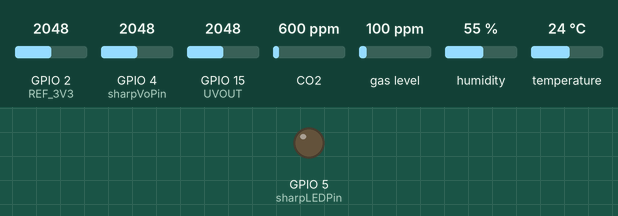
The sketch below on a simulated ESP32. Shown: output pins drawn as LEDs (lit = HIGH). The test bench sets the inputs (shaded band); at power-on: GPIO 2 (REF_3V3) = 2048, GPIO 4 (sharpVoPin) = 2048, GPIO 15 (UVOUT) = 2048, CO2 600 ppm, gas level 100 ppm, humidity 55 %, temperature 24 °C. WiFi joins after 1.5 s; servers stay silent unless stated; what the sketch prints to the serial monitor is not drawn. At 24.9 s the program puts the board to deep sleep or switches it off; the recording ends there.

Above: at 2.05 s.
At 8.0 s:
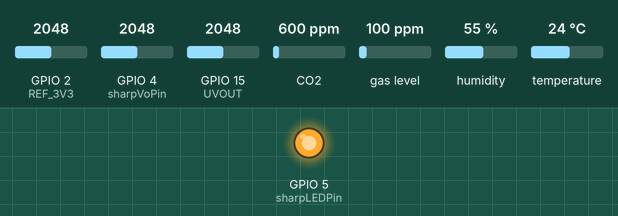
Timing chart, 0 to 9.8 s (numbered marks = the images above):
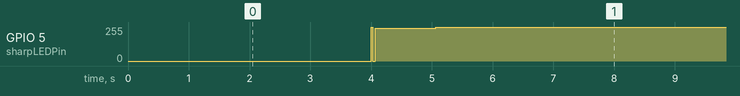

Measured:
- by itself, GPIO 5 (sharpLEDPin): alternates 255/255 for 5.0 s and 245/255 for 1.0 s

The sketch:

main.ino
```cpp
/* Codigo para ESP32 para hacer la medicion de todos los sensores
 * en conjunto. Los resultados de las mediciones son mostrados
 * por comunicacion serial
 *
 * NOTAS:
 * Para subir codigo a esp32, desconectar de fuente de alimentacion externa
 *
 * TODOs:
 * - Calibracion:
 *   - Medir tension en terminales (pcb) del sensonr de uv
 *   - Medir tension de salida del particulado
 * - Definir tiempo de sueño profundo de esp32
 * - Cambiar link de envio de datos

 */

// Funciones sensores
#include "sensor_material_particulado.h"
#include "sensor_temp_hum.h"
#include "sensor_UV.h"
#include "secrets.h"

#include <Arduino.h>
#include <Adafruit_SGP30.h>
#include <WiFi.h>
#include <ThingSpeak.h>  // Se recomienda que sea la ultima libreria en importar

#define uS_TO_S_FACTOR 1000000  // Conversion factor for micro seconds to seconds
#define TIME_TO_SLEEP 10  // Tiempo en segundos

WiFiClient client;
// Credenciales
char ssid[] = SECRET_SSID;
char pass[] = SECRET_PASS;

unsigned long channelID = SECRET_CH_ID;
const char * WriteAPIKey = SECRET_WRITE_APIKEY;


Adafruit_SGP30 sgp;
int counter = 0;
int counter1 = 0;
//
String get_wifi_status(int status){
    switch(status){
        case WL_IDLE_STATUS:
        return "WL_IDLE_STATUS";
        case WL_SCAN_COMPLETED:
        return "WL_SCAN_COMPLETED";
        case WL_NO_SSID_AVAIL:
        return "WL_NO_SSID_AVAIL";
        case WL_CONNECT_FAILED:
        return "WL_CONNECT_FAILED";
        case WL_CONNECTION_LOST:
        return "WL_CONNECTION_LOST";
        case WL_CONNECTED:
        return "WL_CONNECTED";
        case WL_DISCONNECTED:
        return "WL_DISCONNECTED";
    }
}
//
void setup(){
  Serial.begin(115200);
  Serial.println("------------------- INICIO -------------------");


  // -------------- Setup Sensores --------------
  setupSensorMaterialParticulado();
  setupSensorTempHum();
  setupSensorUV();
  // CO2
  if (!sgp.begin()) { // Alerta por si la ESP no detecta el sensor
    Serial.println("Sensor de CO2 no encontrado.");
  }


}

float material_particulado, ultra_violeta, humedad, temperatura, co2;
float total_MP, total_UV, total_H, total_T, total_CO2;
int nMuestras = 3;

void medir(){
  //No cambiar de orden en el que se llaman
  delay(2000);
  material_particulado = leerSensorMaterialParticulado(); // tiempo de ejecucion de 1 seg (N*10 ms)
  ultra_violeta = leerSensorUV();
  delay(2000);
  humedad = leerSensorHumedad();
  temperatura = leerSensorTemperatura();


  co2 = leerCO2();

}

void loop(){
  total_MP = 0; total_UV = 0; total_H = 0; total_T = 0; total_CO2 = 0; // reset counters

  for(int i = 0; i < nMuestras; i++){  // Tomar nMuestras y luego las envia
    medir();
    // Volver a Medir cuando hay error
    //while(isnan(temperatura)or isnan(humedad) or isnan(ultra_violeta)or co2 == -1 or material_particulado == 0){
    //  medir();
    //}
    // Sumar para promediar
    total_MP += material_particulado;
    total_UV += ultra_violeta;
    total_H += humedad;
    total_T += temperatura;
    total_CO2 += co2;
  }
  // Promediar y luego enviar a thingspeak
  material_particulado = total_MP / nMuestras;
  ultra_violeta = total_UV / nMuestras;
  humedad = total_H / nMuestras;
  temperatura = total_T / nMuestras;
  co2 = total_CO2 / nMuestras;

  // Conexion WiFi
  int status = WL_IDLE_STATUS;
  WiFi.disconnect(true);
  WiFi.begin(ssid, pass);
  Serial.print("Conectando a la red: ");
  Serial.println(ssid);

  while(WiFi.status() != WL_CONNECTED){
    delay(500);
    status = WiFi.status();
    Serial.println(get_wifi_status(status));
    //Serial.print(".");
  }
  Serial.println("");
  Serial.println("Conexion WiFi establecida!");
  Serial.print("Direccion IP: ");
  Serial.println(WiFi.localIP());

  delay(2000);


  Serial.println("");
  Serial.println("-----------------------------------------------");
  Serial.println("------------------- RESUMEN -------------------");
  Serial.println("Material Particulado: " + String(material_particulado) + " ug/m3" +
                 " Ultra Violeta: " + String(ultra_violeta) + " mW/m2" +
                 " Humedad: " + String(humedad) + " %" +
                 " Temperatura: " + String(temperatura) + " ºC" +
                 " C02: " + String(co2) + " ppm");
  Serial.println("");
  delay(1000);

  // Thinspeak
  ThingSpeak.begin(client);  // Initialize ThingSpeak
  if(WiFi.status() == WL_CONNECTED) {
    ThingSpeak.setField(1, temperatura);
    ThingSpeak.setField(2, humedad);
    ThingSpeak.setField(3, material_particulado);
    ThingSpeak.setField(4, ultra_violeta);
    ThingSpeak.setField(5, co2);

    // Enviar alertas o errores a thingspeak. ejemplo:
    ThingSpeak.setStatus("La conexion wifi es mala");
    int x =   ThingSpeak.writeFields(channelID,WriteAPIKey);
    if(x == 200){
      Serial.println("Canal actualizado correctamente");
    }else{
      Serial.println("Codigo de error HTTP " + String(x));
    }
  }
  else{
    Serial.println("Conexion WiFi no disponible");
  }

   esp_sleep_enable_timer_wakeup(TIME_TO_SLEEP * uS_TO_S_FACTOR);  // Inicia conteo para despertar
   esp_deep_sleep_start();

}

float leerCO2(){
  if (!sgp.IAQmeasure()){  // Alerta en caso de error
    Serial.println("Medicion CO2 fallida.");
    return -1;
  }
  if (!sgp.IAQmeasureRaw()){ // Alerta en caso de error
    Serial.println("Medicion CO2 sin procesar fallida.");
    return -1;
  }

  delay(1000);
  counter++;

  // Revisar funcionalidad en la documentacion
  if (counter == 30){ // Contador para (LLENAR)
    counter = 0;
    uint16_t TVOC_base, eCO2_base;
    if (!sgp.getIAQBaseline(&eCO2_base, &TVOC_base)){ // Indicar errores en caso de falla en la medicion
      Serial.println("Error al obtener las lecturas de referencia.");
      return -1;
    }
  }
  return sgp.eCO2;
}
```

secrets.h
```cpp
/*  Modificar este archivo con las credenciales WiFi y del canal de ThingSpeak
 *  Evite publicar los datos en el repositorio (Mantenga las contraseñas en privado)
 */

// WiFi
#define SECRET_SSID "MySSID"
#define SECRET_PASS "MyPassword"

// ThingSpeak
#define SECRET_CH_ID 000000
#define SECRET_WRITE_APIKEY "XYZ"
```

sensor_UV.cpp
```cpp
/*******************************************************************************
 * SENSOR UV
 *
 * Board Connection:
 *
 * Codigo base de:
 * Codigo adaptado por:
 *  - David Fontalvo
 * Codigo Revisado por:
 *  - Juan Sebastian Guerrero
*******************************************************************************/

#include <Arduino.h>
#include <Wire.h>

// Definicion de Pines
int UVOUT = 15;  // Se conecta el D15 a la salida del sensor
int REF_3V3 = 2; // D4 se conecta con los 3.3V


/*******************************************************************************/
int averageAnalogRead(int pinToRead){
  byte numberOfReadings = 8;
  unsigned int runningValue = 0;

  for(int x = 0 ; x < numberOfReadings ; x++){
    runningValue += analogRead(pinToRead);
  }
  runningValue /= numberOfReadings;
  return(runningValue);
}

float mapfloat(float x, float in_min, float in_max, float out_min, float out_max){
  return (x - in_min) * (out_max - out_min) / (in_max - in_min) + out_min;
}

/*******************************************************************************/
void setupSensorUV(){
  pinMode(UVOUT, INPUT);
  pinMode(REF_3V3, INPUT);
  Serial.println("Sensor de UV Configurado");
}

float leerSensorUV(){
  int uvLevel = averageAnalogRead(UVOUT);
  int refLevel = averageAnalogRead(REF_3V3);
  float outputVoltage = (3.3 / refLevel) * uvLevel;

  //Convierte el voltaje leido por el senor a un nivel de intensidad UV en mW/cm^2.
  float uvIntensity = mapfloat(outputVoltage, 0.89 , 3, 0.0, 15.0);
  //Sin luz UV (0.0mW/cm^2) la salida del sensor es aproximadamente 1V, pero me lee 0.89V
  //Con maximo valor que puede leer es 15mW/cm^2 da 2.8V a la salida del sensor.

  //Tambien se imprime el voltaje de salida del sensor
  //pero es poder verlo y tenerlo de referencia en la conversion en mapfloat():
  return uvIntensity;
}
```

sensor_UV.h
```cpp
void setupSensorUV();
float leerSensorUV();
```

sensor_material_particulado.cpp
```cpp
/*******************************************************************************
 * Sharp GP2Y1014AU0F Dust Sensor Demo
 *
 * Board Connection:
 *   GP2Y1014    Arduino
 *   V-LED       Between R1 and C1
 *   LED-GND     C1 and GND
 *   LED         Pin 7
 *   S-GND       GND
 *   Vo          A5
 *   Vcc         5V
 *
 * Codigo base de: https://github.com/sharpsensoruser/sharp-sensor-demos/blob/master/sharp_gp2y1014au0f_demo/sharp_gp2y1014au0f_demo.ino
 * Codigo adaptado por:
 *  - Juan Sebastian Guerrero
 *  - Juan Carlos Rondon
 *  - Andres Leonardo Tarazona
*******************************************************************************/

#include <Arduino.h>

// Definicion de Pines
const int sharpLEDPin = 5;   // Arduino digital pin 18 connectado al LED del sensor.
const int sharpVoPin = 4;   // Arduino analog pin 15 connectado al Vo del sensor.

// Para promediar las ultimas N lecturas de voltaje bruto.
#define N 100
static unsigned long VoRawTotal = 0;
static int VoRawCount = 0;

// Configure el voltaje de salida tipico en voltios cuando no haya polvo.
static float Voc = 0.6;
// Use la sensibilidad tipica en unidades de V por 100ug/m3.
const float K = 0.5;


/*******************************************************************************/
void setupSensorMaterialParticulado(){
  pinMode(sharpLEDPin, OUTPUT);

  delay(2000);  // Espere dos segundos para el inicio.
  Serial.println("Sensor de Material Particulado Configuardo");
}

float leerSensorMaterialParticulado(){
  VoRawCount = 0;
  VoRawTotal = 0;
  while (VoRawCount < N){ // Tomar N cantidad de muestras

    digitalWrite(sharpLEDPin, LOW);  // Encienda el LED del sensor de polvo (Activacion en bajo)
    // Espere 0,28 ms antes de tomar una lectura del voltaje de salida segun las especificaciones
    delayMicroseconds(280);

    int VoRaw = analogRead(sharpVoPin);  // Registre el voltaje de salida.

    digitalWrite(sharpLEDPin, HIGH);  // Apague el LED del sensor de polvo
    // Espere el resto del ciclo de 10 ms => 10000 - 280 - 100 = 9620 microsegundos.
    delayMicroseconds(9620);

    // Aumentar contador para promedio
    VoRawTotal += VoRaw;
    VoRawCount++;
  }
  // Calcule el voltaje promedio de salida en voltios.
  float Vo = 1.0 * VoRawTotal / N;
  Vo = Vo / 1024.0 * 5.0;

  // Convertir a Densidad de Polvo en unidades de ug/m3.
  float dV = Vo - Voc;
  if (dV < 0){  // Se corrige el limite de no polvo
    dV = 0;
    Voc = Vo;
  }
  float dustDensity = dV / K * 100.0;

  return dustDensity;
}
```

sensor_material_particulado.h
```cpp
void setupSensorMaterialParticulado();
float leerSensorMaterialParticulado();
```

sensor_temp_hum.cpp
```cpp
/*******************************************************************************
 * Sharp DHT11 Sensor de Temperatura y Humedad
 *
 * Tiempo estimado de ejecucion: +2 Segs
 *
 * Board Connection: https://i0.wp.com/randomnerdtutorials.com/wp-content/uploads/2019/04/dht_esp32_bb.png?w=714&quality=100&strip=all&ssl=1
 *
 * Codigo base de: https://randomnerdtutorials.com/esp32-dht11-dht22-temperature-humidity-sensor-arduino-ide/
 * Codigo dado por:
 *  - Daniel Cerro
 * Codigo modificado por:
 *  - Juan Sebastian Guerrero
*******************************************************************************/

#include <Arduino.h>
#include <DHT.h>
#include <DHT_U.h>

// Definicion de Pines
#define DHTPIN 14
#define DHTTYPE DHT11

DHT dht(DHTPIN, DHTTYPE);

/*******************************************************************************/
void setupSensorTempHum(){
  dht.begin();
  Serial.println("Sensor de Temperatura y Humedad Configurado");
}

float leerSensorHumedad(){
  return dht.readHumidity();
}

float leerSensorTemperatura(){
  return dht.readTemperature();
}
```

sensor_temp_hum.h
```cpp
void setupSensorTempHum();
float leerSensorHumedad();
float leerSensorTemperatura();
```
